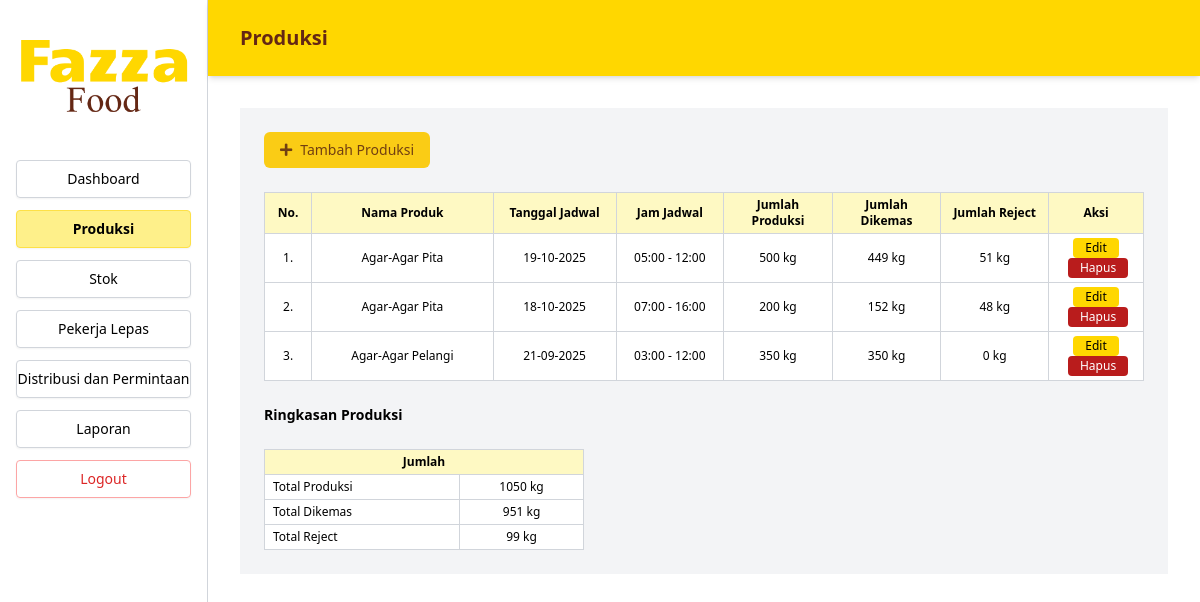
/Index.php?page=produksi (signed in), run on the app's committed database.
### tables this page shows
CREATE TABLE `produksi` (
  `id_produksi` int(11) NOT NULL,
  `id_produk` int(11) NOT NULL,
  `id_jadwal` int(11) DEFAULT NULL,
  `id_admin` int(11) DEFAULT NULL,
  `jumlah_produksi` int(11) DEFAULT NULL,
  `tgl_produksi` date DEFAULT NULL,
  `jumlah_dikemas` int(11) DEFAULT NULL,
  `jumlah_reject` int(11) DEFAULT NULL
);

CREATE TABLE `produk` (
  `id_produk` int(11) NOT NULL,
  `nama_produk` varchar(100) NOT NULL
);

CREATE TABLE `jadwal` (
  `id_jadwal` int(11) NOT NULL,
  `tanggal` date DEFAULT NULL,
  `waktu` time DEFAULT NULL,
  `waktu_mulai` time DEFAULT NULL,
  `waktu_selesai` time DEFAULT NULL,
  `jenis_kegiatan` varchar(100) DEFAULT NULL,
  `id_admin` int(11) DEFAULT NULL
);

### src/Produksi.php (the view, shortened to what this page needs)
<?php
include 'koneksi.php';
$sql_produksi = "SELECT prod.*, p.nama_produk, j.tanggal, j.waktu_mulai, j.waktu_selesai
                 FROM produksi prod
                 JOIN produk p ON prod.id_produk = p.id_produk
                 JOIN jadwal j ON prod.id_jadwal = j.id_jadwal
                 ORDER BY j.tanggal DESC";
$produksi_list = $pdo->query($sql_produksi)->fetchAll(PDO::FETCH_ASSOC);
$totals = $pdo->query("SELECT
                        SUM(jumlah_produksi) as total_produksi,
                        SUM(jumlah_dikemas) as total_dikemas,
                        SUM(jumlah_reject) as total_reject
                      FROM produksi")->fetch(PDO::FETCH_ASSOC);
$total_produksi = $totals['total_produksi'] ?? 0;
$total_dikemas = $totals['total_dikemas'] ?? 0;
$total_reject = $totals['total_reject'] ?? 0;
?>
<main class="flex-1 bg-gray-100">
  <section class="p-6 overflow-x-auto space-y-6">
    <button id="btnTambahProduk" type="button" class="inline-flex items-center gap-2 rounded-md bg-yellow-400 px-4 py-2 text-yellow-900 text-sm font-normal hover:bg-yellow-300 transition-colors">
      <i class="fas fa-plus"></i> Tambah Produksi
    </button>
    <div class="overflow-x-auto mt-4">
      <table class="w-full border border-gray-300 text-sm border-collapse bg-white">
        <thead class="bg-yellow-100 sticky top-0 z-10">
          <tr class="text-center text-xs font-normal text-black">
            <th class="border border-gray-300 px-2 py-1 w-12">No.</th>
            <th class="border border-gray-300 px-2 py-1 w-48">Nama Produk</th>
            <th class="border border-gray-300 px-2 py-1 w-32">Tanggal Jadwal</th>
            <th class="border border-gray-300 px-2 py-1 w-28">Jam Jadwal</th>
            <th class="border border-gray-300 px-2 py-1 w-28">Jumlah Produksi</th>
            <th class="border border-gray-300 px-2 py-1 w-28">Jumlah Dikemas</th>
            <th class="border border-gray-300 px-2 py-1 w-28">Jumlah Reject</th>
            <th class="border border-gray-300 px-2 py-1 w-24">Aksi</th>
          </tr>
        </thead>
        <tbody class="text-center text-xs text-black">
          <?php if (empty($produksi_list)): ?>
            <tr>
              <td colspan="8" class="border border-gray-300 px-2 py-4 text-center text-gray-500">
                Belum ada data produksi. Silakan tambahkan.
              </td>
            </tr>
          <?php else: ?>
            <?php foreach ($produksi_list as $index => $item): ?>
              <tr>
                <td class="border border-gray-300 px-2 py-1"><?php echo $index + 1; ?>.</td>
                <td class="border border-gray-300 px-2 py-1"><?php echo htmlspecialchars($item["nama_produk"]); ?></td>
                <td class="border border-gray-300 px-2 py-1"><?php echo htmlspecialchars(date('d-m-Y', strtotime($item["tanggal"]))); ?></td>
                <td class="border border-gray-300 px-2 py-1"><?php echo htmlspecialchars(substr($item["waktu_mulai"],0,5) . ' - ' . substr($item["waktu_selesai"],0,5)); ?></td>
                <td class="border border-gray-300 px-2 py-1"><?php echo htmlspecialchars($item["jumlah_produksi"]); ?> kg</td>
                <td class="border border-gray-300 px-2 py-1"><?php echo htmlspecialchars($item["jumlah_dikemas"]); ?> kg</td>
                <td class="border border-gray-300 px-2 py-1"><?php echo htmlspecialchars($item["jumlah_reject"]); ?> kg</td>
                <td class="border border-gray-300 px-2 py-1 space-x-1">
                  <button type="button" class="btnEdit bg-[#FFD700] text-brown text-xs px-3 py-0.5 rounded hover:bg-yellow-200 transition-colors"
                    data-id-produksi="<?php echo $item['id_produksi']; ?>"
                    data-id-produk="<?php echo $item['id_produk']; ?>"
                    data-id-jadwal="<?php echo $item['id_jadwal']; ?>"
                    data-nama-produk="<?php echo htmlspecialchars($item['nama_produk']); ?>"
                    data-tanggal="<?php echo $item['tanggal']; ?>"
                    data-jam="<?php echo substr($item["waktu_mulai"],0,5) . ' - ' . substr($item["waktu_selesai"],0,5); ?>"
                    data-jumlah-produksi="<?php echo $item['jumlah_produksi']; ?>"
                    data-jumlah-dikemas="<?php echo $item['jumlah_dikemas']; ?>"
                    data-jumlah-reject="<?php echo $item['jumlah_reject']; ?>"
                  >Edit</button>
                  <button type="button" class="btnHapus bg-red-700 text-white text-xs px-3 py-0.5 rounded hover:bg-red-800 transition-colors"
                    data-id-produksi="<?php echo $item['id_produksi']; ?>">Hapus</button>
                </td>
              </tr>
            <?php endforeach; ?>
          <?php endif; ?>
        </tbody>
      </table>
    </div>
    <div class="font-semibold text-black mt-6 mb-1 text-sm">Ringkasan Produksi</div>
    <table class="w-full max-w-xs border border-gray-300 border-collapse text-xs text-black bg-white mt-1">
      <thead>
        <tr class="bg-yellow-100 text-center font-normal">
          <th class="border border-gray-300 px-2 py-1" colspan="2">Jumlah</th>
        </tr>
      </thead>
      <tbody>
        <tr>
          <td class="border border-gray-300 px-2 py-1 font-medium">Total Produksi</td>
          <td class="border border-gray-300 px-2 py-1 text-center"><?php echo $total_produksi; ?> kg</td>
        </tr>
        <tr>
          <td class="border border-gray-300 px-2 py-1 font-medium">Total Dikemas</td>
          <td class="border border-gray-300 px-2 py-1 text-center"><?php echo $total_dikemas; ?> kg</td>
        </tr>
        <tr>
          <td class="border border-gray-300 px-2 py-1 font-medium">Total Reject</td>
          <td class="border border-gray-300 px-2 py-1 text-center"><?php echo $total_reject; ?> kg</td>
        </tr>
      </tbody>
    </table>
  </section>
</main>

### data on the page
produksi: id_produk.nama_produk "Agar-Agar Pita", id_jadwal.tanggal "19-10-2025", id_jadwal.waktu_selesai "05:00 - 12:00", jumlah_produksi "500", jumlah_dikemas "449", jumlah_reject "51"
produksi: id_produk.nama_produk "Agar-Agar Pita", id_jadwal.tanggal "18-10-2025", id_jadwal.waktu_selesai "07:00 - 16:00", jumlah_produksi "200", jumlah_dikemas "152", jumlah_reject "48"
produksi: id_produk.nama_produk "Agar-Agar Pelangi", id_jadwal.tanggal "21-09-2025", id_jadwal.waktu_selesai "03:00 - 12:00", jumlah_produksi "350", jumlah_dikemas "350", jumlah_reject "0"

### other printed values
$label "Dashboard"
$label "Produksi"
$label "Stok"
$label "Pekerja Lepas"
$label "Distribusi dan Permintaan"
$label "Laporan"
str_replace('_', ' ', $page) "Produksi"
$total_produksi "1050"
$total_dikemas "951"
$total_reject "99"
